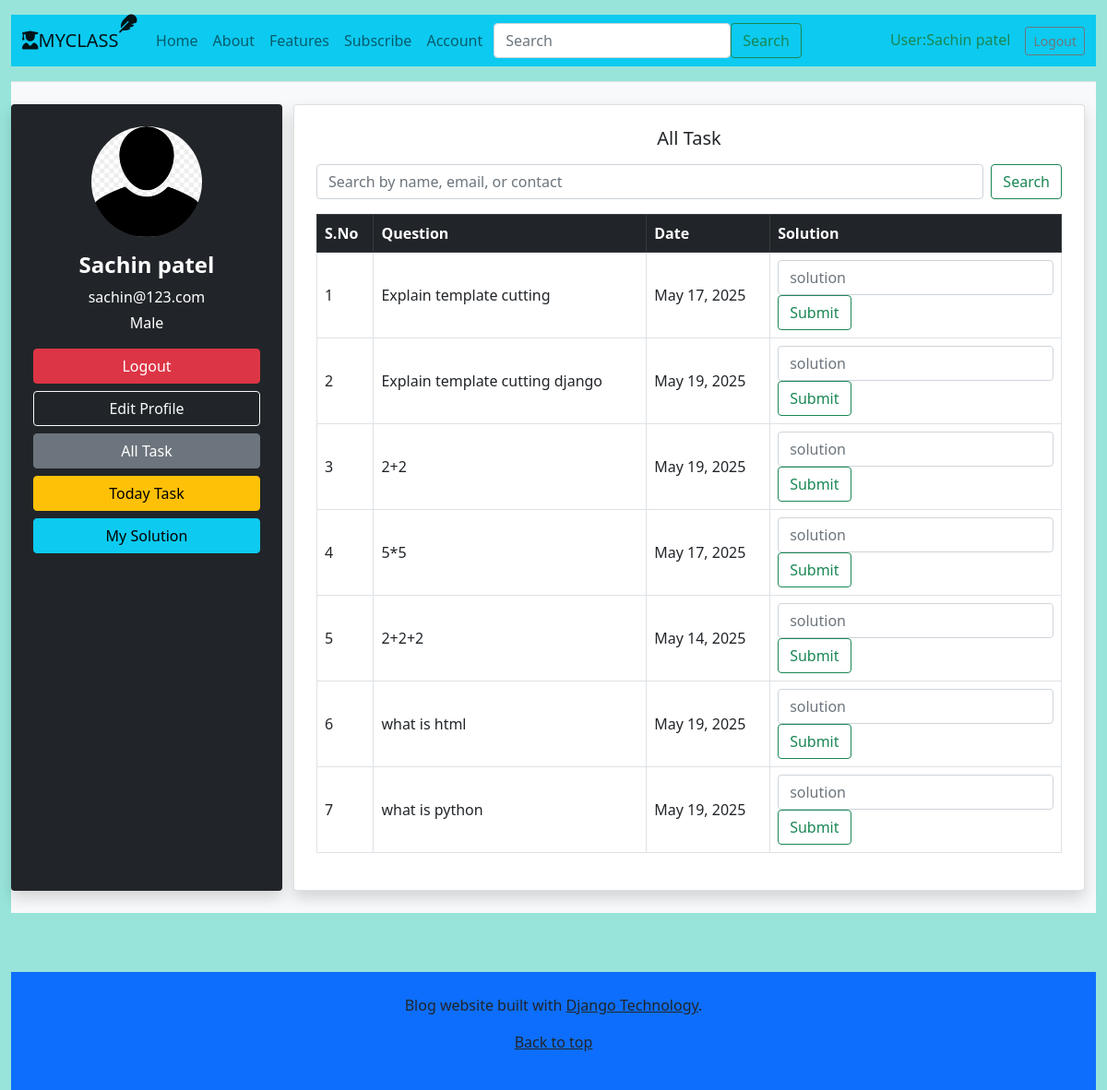
The app's page /showtaskuser/6 with its own data.
### app/models.py (models this page shows, shortened)
class Student(models.Model):
    User_name=models.CharField(max_length=50)
    User_email=models.EmailField()
    User_gender=models.CharField(max_length=50)
    User_image=models.ImageField(upload_to='images/', blank=True,null=True)
    User_document=models.FileField(upload_to='file/' , blank=True,null=True)
    User_password=models.CharField(max_length=50)
    User_contact=models.IntegerField(blank=True,null=True)
    User_joindate=models.DateField(blank=True,null=True)

class Question(models.Model):
     ques=models.TextField(max_length=200)
     date=models.DateField()

### app/views.py (the view)
# urls.py: path('showtaskuser/<int:pk>', views.showtaskuser, name='showtaskuser'),
def showtaskuser(req,pk):
    userdata=Student.objects.get(id=pk)
    button="Logout"
    taskdata=Question.objects.all()
    return render(req,'userdashboard.html', {'taskdata':taskdata,'userdata':userdata,'button':button})

### app/templates/userdashboard.html (shortened to what this page needs)
{% extends "base.html" %}
{% load static %}
{% block content %}
{% if userdata %}
<main class="container-fluid py-4 bg-light">
  <div class="row g-4">
    <div class="col-lg-3 bg-dark text-white p-4 rounded shadow">
      <div class="text-center">
       {% if userdata.User_image %}
        <img src="{{ userdata.User_image.url }}" alt="Profile Image" class="img-fluid rounded-circle mb-3" style="width: 120px; height: 120px; object-fit: cover;">
        {% else %}
        <img src="{% static 'images/portfolio.png' %}" alt="Profile Image" class="img-fluid rounded-circle mb-3" style="width: 120px; height: 120px; object-fit: cover;">
       {% endif %} <h4 class="fw-bold">{{ userdata.User_name }}</h4>
        <p class="mb-1">{{ userdata.User_email }}</p>
        <p>{{ userdata.User_gender }}</p>
        <div class="d-grid gap-2 mt-3">
          <a href="{% url 'home' %}" class="btn btn-danger">{{ button }}</a>
          <a href="{% url 'editprofile' userdata.id %}" class="btn btn-outline-light">Edit Profile</a>
              <a href="{% url 'showtaskuser' pk=userdata.id %}" class="btn btn-secondary">All Task</a>
              <a href="{% url 'fn11' pk=userdata.id %}" class="btn btn-warning">Today Task</a>
          <a href="{% url 'showsolstu' pk=userdata.id %}" class="btn btn-info">My Solution</a>
        </div>
      </div>
    </div>
    <div class="col-lg-9">
      <div class="row g-4">
       {% if taskdata %}
        <div class="col-md-12">
          <div class="card shadow p-4">
            <h5 class="text-center mb-3">All Task</h5>
            <form class="d-flex mb-3" method="POST" action="{% url 'addtask' pk=userdata.id  %}">
              <input class="form-control me-2" type="search" name="record" placeholder="Search by name, email, or contact" aria-label="Search">
              <button class="btn btn-outline-success" type="submit">Search</button>
            </form>
            <table class="table table-hover table-bordered align-middle">
              <thead class="table-dark">
                <tr>
                  <th>S.No</th>
                  <th>Question</th>
                  <th>Date</th>
                  <th>Solution</th>
                </tr>
              </thead>
              <tbody>
                {% for i in taskdata %}
                <tr>
                <form class="d-flex" method="POST" action="{% url 'solsubmit' pk=userdata.id sk=i.id %}">
                  <td>{{ forloop.counter }}</td>
                  <td>{{ i.ques}}</td>
                  <td>{{ i.date }}</td>
                  <td>
              <input class="form-control me-0" type="text" name="solu" placeholder="solution" aria-label="Search">
              <button class="btn btn-outline-success" type="submit">Submit</button>
            </form></td>
                </tr>
                {% endfor %}
              </tbody>
            </table>
          </div>
        </div>
        {% else %}
        <div class="col-md-8 text-center py-5">
          <h4 class="text-muted">No Data Available</h4>
        </div>
        {% endif %}
      </div>
    </div>
  </div>
</main>
{% endif %}
{% endblock %}

### app/templates/base.html (shortened to what this page needs)
<!doctype html>
<html lang="en">
  <head>
    <link href="https://cdn.jsdelivr.net/npm/bootstrap@5.0.2/dist/css/bootstrap.min.css" rel="stylesheet">
    <link rel="stylesheet" href="https://cdnjs.cloudflare.com/ajax/libs/font-awesome/6.7.2/css/all.min.css" />
    {% load static %}
    {% block css %} <link rel='stylesheet' href="{% static 'css/style.css'%}"> {% endblock %}
  </head>
  <body>
<div class="container-fluid">
 {% if  userdata  %}
  <header class="blog-header py-3 border-bottom">
    <div class="container-fluid bg-info">
      <nav class="navbar navbar-expand-lg navbar-light bg-blue">
               <a class="navbar-brand" href="#"><i class="fa-solid fa-user-graduate"></i>MYCLASS<i class="fa-solid fa-feather f3-normal position-absolute top-0 "></i></a>
        <div class="collapse navbar-collapse" id="navbarNav">
          <ul class="navbar-nav ms-auto">
            <li class="nav-item active">
              <a class="nav-link" href="{% url 'home1' pk=userdata.id %}">Home</a>
            </li>
            <li class="nav-item">
              <a class="nav-link" href="{% url 'about1' pk=userdata.id %}">About</a>
            </li>
            <li class="nav-item">
              <a class="nav-link" href="{% url 'feature1' pk=userdata.id %}">Features</a>
            </li>
            <li class="nav-item">
              <a class="nav-link" href="{% url 'subscription1' pk=userdata.id %}">Subscribe</a>
            </li>
            <li class="nav-item">
              <a class="nav-link" href="{% url 'account1' pk=userdata.id %}">Account</a>
            </li>
          </ul>
          <form class="d-flex ms-1 me-5">
            <input class="form-control me-0" type="search" placeholder="Search" aria-label="Search">
            <button class="btn btn-outline-success" type="submit">Search</button>
          </form>
          <div class="d-flex justify-content-center align-items-center ms-5">
             <h6 class="text-success p-0 m-0">User:{{userdata.User_name}}</h6>
          </div>
          <div class="d-flex justify-content-end align-items-center ms-3">
            <a class="btn btn-sm btn-outline-secondary" href="{% url 'home' %}">Logout</a>
          </div>
        </div>
      </nav>
    </div>
  </header>
{% endif %}
{% block content %} {% endblock %}
<footer class="blog-footer p-4 bg-primary">
  <p>Blog website built with <a href="#" class="text-dark">Django Technology</a>.</p>
  <p><a href="#" class="text-dark">Back to top</a></p>
</footer>
</div>
</body>
</html>

### app/static/css/style.css (style rules this page uses)
.blog-footer { width: 100%; padding: 2rem 0; text-align: center; background: #f8f9fa; margin-top: 4rem; }
body { background-color: #98e4da; }
.navbar-nav .nav-link { position: relative; color: #333; font-weight: 500; transition: color 0.3s ease; }
.navbar-nav .nav-link::after { content: ""; position: absolute; left: 0; bottom: 0; width: 0%; height: 2px; background-color: #0d6efd; transition: width 0.3s ease; }

### records on screen
Student: User_name "Sachin patel", User_email "sachin@123.com", User_gender "Male"
Question: ques "Explain template cutting", date "May 17, 2025"
Question: ques "Explain template cutting django", date "May 19, 2025"
Question: ques "2+2", date "May 19, 2025"
Question: ques "5*5", date "May 17, 2025"
Question: ques "2+2+2", date "May 14, 2025"
Question: ques "what is html", date "May 19, 2025"
Question: ques "what is python", date "May 19, 2025"

### other values on screen
{{ button }} "Logout"
